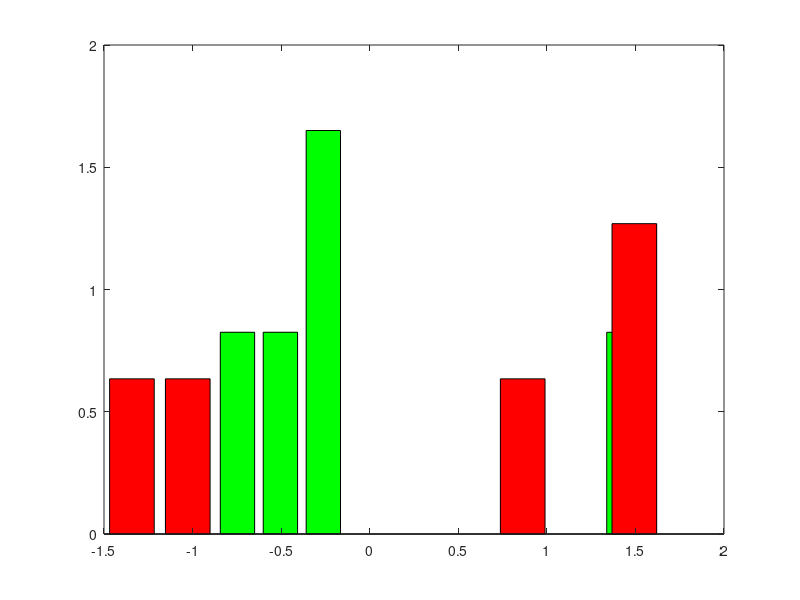

Source code (MATLAB): (Note: this script raises an error after producing the figure.)
function KS_tests
fprintf('Teste KS pentru distributii gauss, hipatrat si student\n');
nr=input('introduceti numarul de vectori de insumat ');
N=input('introduceti numarul de valori din setul de test ');
pauza=input('introduceti pauza in secunde ');
alpha=input('Introduceti nivelul de semnificatie alpha ');

gengauss=zeros(1,N); 	%constructia generatorului normal
for i=1:nr
	intermed=rand(1,N);
	gengauss=gengauss+intermed;
end
gauss=randn(1,N);
gengauss=sqrt(12/nr)*(gengauss-nr/2);
[frecventa, u]=hist(gengauss,10);
delta=u(2)-u(1);
iesire=frecventa./delta./N;
figure(1);
bar(u,iesire,'g'); hold on;
[frecventa1,v]=hist(gauss,10);
delta1=v(2)-v(1);
iesire1=frecventa1./delta1./N;
bar(v,iesire1,'r');hold off
%estimare si teste de dispersie si medie
%estimarea mediei
xbargengauss=sum(gengauss)/N;
s1=sqrt(sum((gengauss-xbargengauss).^2)/(N-1));
if N<35   
	talphape2=fmins('studentint',0,[],[],N,alpha/2);
else
   talphape2=abs(myerfinv(alpha/2));
end;
epsilon=s1*talphape2/sqrt(N-1)
fprintf('Media experimentala a esantionului de date este  %2.2f\n',xbargengauss);
fprintf('Intervalul (%f,%f) cu incredere %f % din cazuri\n',xbargengauss-epsilon,xbargengauss+epsilon,(1-alpha)*100);
fprintf('pauza\n');pause(pauza);
%test de medie
xbargauss=sum(gauss)/N;
s1gauss=sqrt(sum((gauss-xbargauss).^2)/(N-1));
if N<35   
	cuantila=fmins('studentint',0,[],[],N,alpha/2);
else
    cuantila=abs(myerfinv(alpha/2));
end;
t=sqrt(N)*(xbargauss-xbargengauss)/s1gauss;
if (t<cuantila) & (t>-cuantila)
   fprintf('Se accepta datele ca provenind dintr-o medie de  %f in %f cazuri\n',xbargengauss,(1-alpha)*100);
else
   fprintf('Se resping datele ca provenind dintr-o medie de  %f in %f cazuri\n',xbargengauss,(1-alpha)*100);
end
fprintf('pauza\n');pause(pauza);

%estimarea dispersiei
%secventa de estimare a dipersiei
%urmeaza calculul apha-cuantilelor; algoritmul are ca punct initial valoarea medie
yalphape2st=fmins('hipatratint',N-1,[],[],1,N-1,1-alpha/2);	%alpha-cuantila inferioara (stanga)
yalphape2dr=fmins('hipatratint',N-1,[],[],1,N-1,alpha/2);	%alpha-cuantila superiara (dreapta)
fprintf('\nDispersia de selectie a esantionului de date este %f \n',s1^2);
fprintf('\nIn %2.2f la suta din cazuri dispersia teoretica se afla in intervalul (%2.2f ; %2.2f) \n',(1-alpha)*100,(N-1)*(s1^2)/yalphape2dr,(N-1)*(s1^2)/yalphape2st);
fprintf('pauza');pause(pauza);
%secventa de testare a dispersiei cu dispersia estimata pe generatorul gauss cu insumare
disp=s1^2;
xbargauss=sum(gauss)/N;
s1gauss=sqrt(sum((gauss-xbargauss).^2)/(N-1));
ytest=(N-1)*(s1gauss^2)/disp;
%urmeaza calculul apha-cuantilelor; algoritmul are ca punct initial valoarea medie-2*sigma
yalphape2st=fmins('hipatratint',N-1-3*sqrt(2*(N-1)),[],[],1,N-1,1-alpha/2);	%alpha-cuantila inferioara (stanga)
yalphape2dr=fmins('hipatratint',N-1+3*sqrt(2*(N-1)),[],[],1,N-1,alpha/2);	%alpha-cuantila superiara (dreapta)
fprintf('\nDispersia de selectie a esantionului de date este %f \n',s1gauss^2);
if (ytest>yalphape2st)&(ytest<yalphape2dr)
  fprintf('\nSe accepta datele ca provenind dintr-o populatie de dispersie %.2f in %2.1f la suta din cazuri\n',disp, (1-alpha)*100);
else
	fprintf('\nSe resping datele ca provenind dintr-o populatie de dispersie %.2f in %2.1f la suta din cazuri\n',disp, (1-alpha)*100);
end;
fprintf('\npauza\n');pause(pauza);
figure(2);
tks(gengauss,N,alpha);
fprintf('\npauza\n'); pause(pauza);
tks(gauss,N,alpha);


